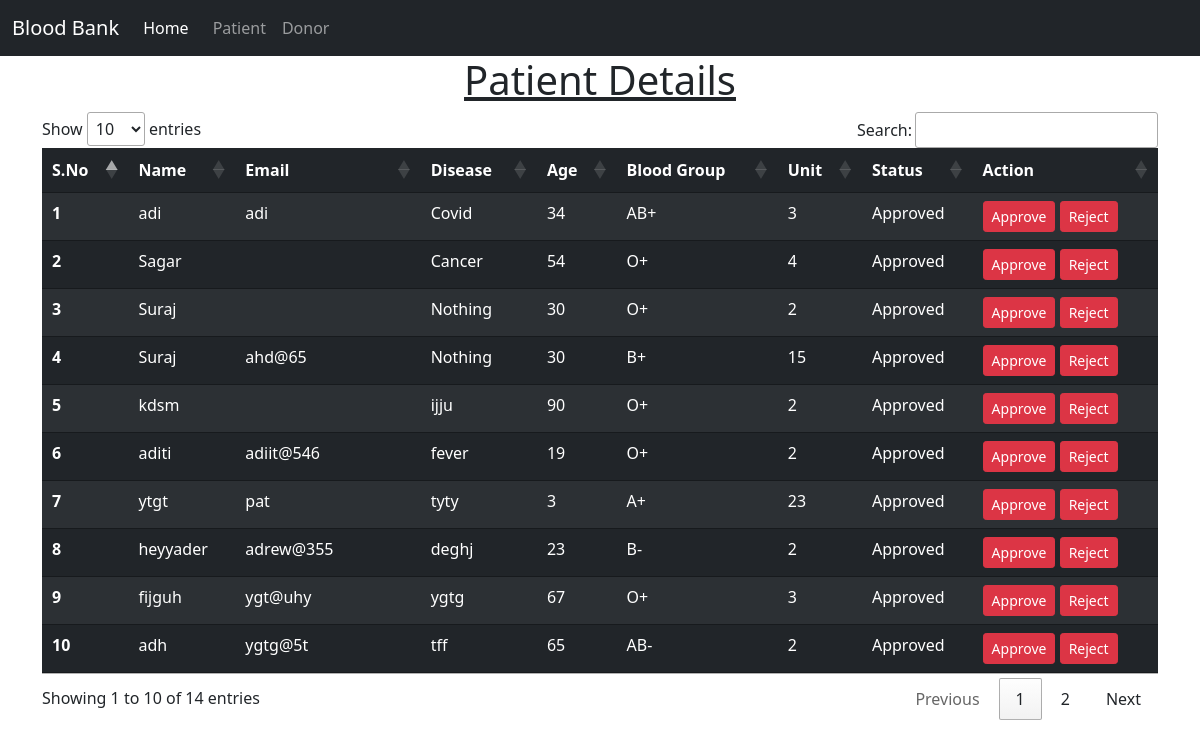
Page /partials/admin_patient.php (signed in) on the committed database.
### tables this page shows
CREATE TABLE `patient` (
  `patient_name` varchar(20) NOT NULL,
  `email` varchar(20) NOT NULL,
  `patient_disease` varchar(20) NOT NULL,
  `patient_age` int(3) NOT NULL,
  `patient_unit` int(4) NOT NULL,
  `patient_bloodgroup` varchar(4) NOT NULL,
  `sno` int(11) NOT NULL,
  `p_status` varchar(10) NOT NULL
);

### partials/admin_patient.php (the view, shortened to what this page needs)
<?php include 'connection.php'; ?>
<!doctype html>
<html lang="en">
<head>
  <link href="https://cdn.jsdelivr.net/npm/bootstrap@5.1.3/dist/css/bootstrap.min.css" rel="stylesheet">
  <link rel="stylesheet" href="//cdn.datatables.net/1.11.4/css/jquery.dataTables.min.css">
</head>
<body>
  <nav class="navbar navbar-expand-lg navbar-dark bg-dark">
    <div class="container-fluid">
      <a class="navbar-brand" href="/tryProject/index.php">Blood Bank</a>
      <div class="collapse navbar-collapse" id="navbarSupportedContent">
        <ul class="navbar-nav me-auto mb-2 mb-lg-0">
          <li class="nav-item">
            <a class="nav-link active me-2" aria-current="page" href="/tryProject/index.php">Home</a>
          </li>
          <li class="nav-item">
            <a class="nav-link" href="admin_patient.php">Patient</a>
          </li>
          <li class="nav-item">
            <a class="nav-link" href="admin_donor.php">Donor</a>
          </li>
        </ul>
      </div>
    </div>
  </nav>
  <h1 class="text-center" style="text-decoration: underline;">Patient Details</h1>
  <div class="container">
    <table class="table table-dark table-striped" id="myTable">
      <thead>
        <tr>
          <th scope="col">S.No</th>
          <th scope="col">Name</th>
          <th scope="col">Email</th>
          <th scope="col">Disease</th>
          <th scope="col">Age</th>
          <th scope="col">Blood Group</th>
          <th scope="col">Unit</th>
          <th scope="col">Status</th>
          <th scope="col">Action</th>
        </tr>
      </thead>
      <tbody>
       <?php
        $sql = "Select * from `patient`";
        $result = mysqli_query($conn, $sql);
        $sno = 0;
        while ($row = mysqli_fetch_assoc($result)) {
          $sno = $sno + 1;
          echo "
      <tr>
      <th scope='row'>" . $sno . "</th>
      <td>" . $row['patient_name'] . "</td>
      <td>" . $row['email'] . "</td>
      <td>" . $row['patient_disease'] . "</td>
      <td>" . $row['patient_age'] . "</td>
      <td>" . $row['patient_bloodgroup'] . "</td>
      <td>" . $row['patient_unit'] . "</td>
      <td>" . $row['p_status'] . "</td>
      <td><button class='approve btn btn-sm btn-danger' id=" . $row['sno'] . ">Approve</button> <button class='delete btn btn-sm btn-danger' id=" . $row['sno'] . ">Reject</button></td>
      </tr>";
        }
          ?>
      </tbody>
    </table>
  </div>
</body>
</html>

### rows in the picture
patient: patient_name "adi", email "adi", patient_disease "Covid", patient_age "34", patient_bloodgroup "AB+", patient_unit "3", p_status "Approved"
patient: patient_name "Sagar", patient_disease "Cancer", patient_age "54", patient_bloodgroup "O+", patient_unit "4", p_status "Approved"
patient: patient_name "Suraj", patient_disease "Nothing", patient_age "30", patient_bloodgroup "O+", patient_unit "2", p_status "Approved"
patient: patient_name "Suraj", email "ahd@65", patient_disease "Nothing", patient_age "30", patient_bloodgroup "B+", patient_unit "15", p_status "Approved"
patient: patient_name "kdsm", patient_disease "ijju", patient_age "90", patient_bloodgroup "O+", patient_unit "2", p_status "Approved"
patient: patient_name "aditi", email "adiit@546", patient_disease "fever", patient_age "19", patient_bloodgroup "O+", patient_unit "2", p_status "Approved"
patient: patient_name "ytgt", email "pat", patient_disease "tyty", patient_age "3", patient_bloodgroup "A+", patient_unit "23", p_status "Approved"
patient: patient_name "heyyader", email "adrew@355", patient_disease "deghj", patient_age "23", patient_bloodgroup "B-", patient_unit "2", p_status "Approved"
patient: patient_name "fijguh", email "ygt@uhy", patient_disease "ygtg", patient_age "67", patient_bloodgroup "O+", patient_unit "3", p_status "Approved"
patient: patient_name "adh", email "ygtg@5t", patient_disease "tff", patient_age "65", patient_bloodgroup "AB-", patient_unit "2", p_status "Approved"
